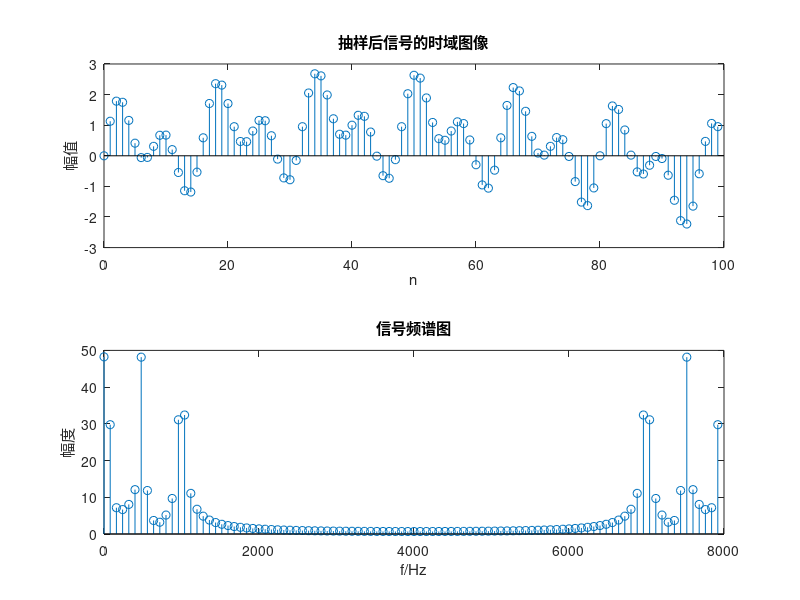

The MATLAB script that drew this image:
clear
close all
clc

fs=8000;%采样频率
n=0:99;%采样点100个
y=sin(0.00625*2*pi*n)+sin(0.0625*pi*2*n)+sin(0.125*2*pi*n);%采样后的信号 0.00625=50/8000
subplot(2,1,1);
stem(n,y)
title('抽样后信号的时域图像')
xlabel('n');ylabel('幅值');

Y = fft(y);%进行fft变换
f=(0:length(Y)-1)*fs/length(Y);%在频域，转换坐标为f，f= n*(fs/N)=Y的长度*采样频率,还是8k，但是在Matlab需要经过这样的运算
subplot(2,1,2)
stem(f,abs(Y));
title('信号频谱图')
xlabel('f/Hz')
ylabel('幅度')
